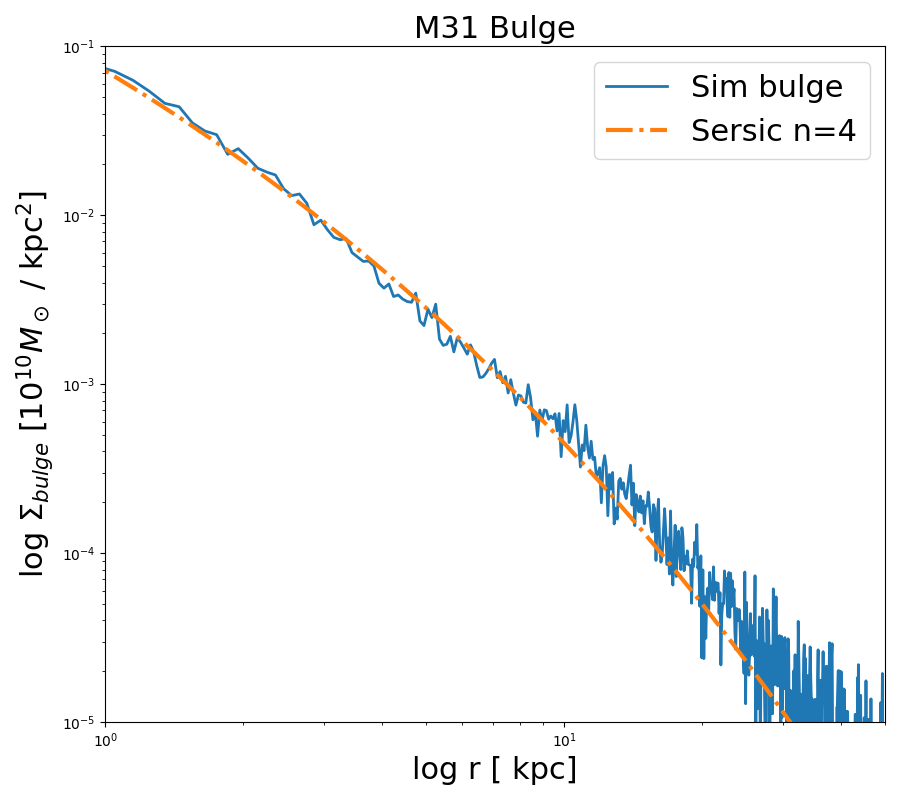

Write Python code to recreate this figure.



# In Class Lab 6
# Surface Brightness Profiles




# Load Modules
import numpy as np
import astropy.units as u

# import plotting modules
import matplotlib.pyplot as plt
import matplotlib
#get_ipython().run_line_magic('matplotlib', 'inline')

# my modules
from ReadFile import Read
from CenterOfMass import CenterOfMass
from MassProfile import MassProfile
from GalaxyMass import ComponentMass


# # Lab 6: Sersic Profiles
# 
# In this lab we will use Homework 5 solutions to compute the mass profile of M31's bulge. 
# 
# We will turn the mass profile into a density profile and see if we can fit it reasonably well with a sersic profile. 
print('## Part A ##')
# # Part A
# 
# Determine the Surface Mass Density Profile for the Simulated M31 bulge
# 
# a) find the positions and masses of all the bulge particles

# Create a center of mass object for M31
# I.e. an instance of the CenterOfMass class 
M31_COM = CenterOfMass('M31_000.txt', 3)
M31_COM_P = M31_COM.COM_P(0.1) #COM position for M31

# Use the center of mass object to 
# store the x, y, z, positions and mass of the bulge particles
# be sure to correct for the COM position of M31
#COM coords
x = M31_COM.x - M31_COM_P[0].value
y = M31_COM.y - M31_COM_P[1].value
z = M31_COM.z - M31_COM_P[2].value
m = M31_COM.m #units of 1e10 msol 


# b) Change the bulge particle positions into cylindrical coordinates



# Determine the positions of the bulge particles in 
# cylindrical coordinates. 

# c) determine the projected surface mass density profile
cyl_r = np.sqrt(x**2 + y**2 + z**2) #radius in cylindrical coords
cyl_theta = np.arctan(y,x) #theta in cylindrical coords


def SurfaceDensity(r,m):
    """ Function that computes the surface mass density profile
    given an array of particle masses and radii 
     
    PARMETERS
    ---------
        r : array of `floats` - cyclindrical radius [kpc]
        m : array of `floats` - particle masses [1e10 Msun] 
    
    RETURNS
    -------
        r_annuli : array of `floats` -  radial bins for the 
            annuli that correspond to the surface mass density profile
    
        sigma: array of `floats` - surface mass density profile 
         [1e10 Msun/kpc^2] 
        
       
    """
    
    # Create an array of radii that captures the extent of the bulge
    # 95% of max range of bulge
    radii = np.arange(0.1, 0.95 * r.max(), 0.1)

    # create a mask to select particles within each radius
    # np.newaxis creates a virtual axis to make cyl_r_mag 2 dimensional
    # so that all radii can be compared simultaneously
    # a way of avoiding a loop - returns a boolean 
    enc_mask = r[:, np.newaxis] < radii

    # calculate mass of bulge particles within each annulus.  
    # relevant particles will be selected by enc_mask (i.e., *1)
    # outer particles will be ignored (i.e., *0)
    # axis =0 flattens to 1D
    m_enc = np.sum(m[:, np.newaxis] * enc_mask, axis=0)

    # use the difference between m_enc at adjacent radii 
    # to get mass in each annulus
    m_annuli = np.diff(m_enc) # one element less then m_enc
    
    
    # Surface mass density of stars in the annulus
    # mass in annulus / surface area of the annulus. 
    # This is in units of 1e10
    sigma = m_annuli / (np.pi * (radii[1:]**2 - radii[:-1]**2))
    # array starts at 0, but here starting at 1 and
    # subtracting radius that ends one index earlier.
    
    # Define the range of annuli
    # here we choose the geometric mean between adjacent radii
    r_annuli = np.sqrt(radii[1:] * radii[:-1]) 

    return r_annuli, sigma




# Define the surface mass density profile for the simulated bulge
# and the corresponding annuli

r_annuli , sigmaM31bulge = SurfaceDensity(cyl_r,m)

print('## Part B ##')
# # Part B 
# 
# 

# a) Create a function called `sersicE` that returns the Sersic Profile in terms of the effective radius $R_e$ (i.e. the half light radius).
# 
# $I(r) = I_e exp^{-7.67 ( (r/R_e)^{1/n} - 1)}$
# 
# Where 
# 
# $ L = 7.2 I_e \pi R_e^2$
# 
# and  $R_e$ is the half light radius.  We will assume a mass to light ratio for the stellar bulge of 1, so this is also the half mass radius.
# 
# The function should take as input the radius, $R_e$, $n$ and the total stellar mass of the system.
# 



def sersicE(r, re, n, mtot):
    """ Function that computes the Sersic Profile for an Elliptical 
    System, assuming M/L ~ 1. As such, this function is also the 
    mass surface density profile. 
    
    PARMETERS
    ---------
        r: `float`
            Distance from the center of the galaxy (kpc) #cyl radii
        re: `float`
            The Effective radius (2D radius that contains 
            half the light) (kpc)
        n:  `float`
            sersic index
        mtot: `float`
            the total stellar mass (Msun)

    RETURNS
    -------
        I: `array of floats`
            the surface brightness/mass density
            profile for an elliptical in Lsun/kpc^2

    """
    #Assume M/L ratio of 1
    lum=mtot
    #effective surface brightness
    Ie = lum/7.27/np.pi/(re**2)
    
    #Write sersic profile
    a = (r/re)**(1/n)
    b = -7.67*(a-1)

    #Surface brightness
    I=Ie*np.exp(b)
    
    return I
    
    


# b) Compute the M31 Bulge Mass Profile using Homework 5 MassProfile
# 

# Create a mass profile object for M31
# using solution to Homework 5

M31mass = MassProfile("M31", 0)

# Determine the Bulge mass profile
# use the annuli defined for the surface mass density profile

bulge_mass = M31mass.massEnclosed(3,r_annuli).value #no units >:) <- evil unit removing face

# c) Determine the effective radius of the bulge. Compute the total mass using Component Mass, from the GalaxyMass code, and find the radius that contains half this mass. 



# Determine the total mass of the bulge

bulge_total = ComponentMass("M31_000.txt", 3)*1e12#fixes units
print(f'{bulge_total:.2e}') #All good here


# Find the effective radius of the bulge, 
# Re encloses half of the total bulge mass



# Half the total bulge mass

b_half = bulge_total/2
print(b_half)

# Find the indices where the bulge mass is larger than b_half

index = np.where(bulge_mass > b_half)

# take first index where Bulge Mass > b_half
# check : should match b_half

print(f"{bulge_mass[index][0]:.2e}")


# Define the Effective radius of the bulge

re_bulge = r_annuli[index][0] *3/4
print(re_bulge)
# d) Define the Sersic Profile for the M31 Bulge



# Sersic Index = 4
SersicM31Bulge = sersicE(r_annuli, re_bulge, 4, bulge_total)

# # Part D
# 
# a) Plot the simulated surface mass density profile of M31's bulge as a proxy for its surface brightness profile (M/L = 1) 
# 
# b) Plot the M31 Bulge Sersic Profile
# 



fig, ax = plt.subplots(figsize=(9, 8))

#adjust tick label font size
label_size = 22
matplotlib.rcParams['xtick.labelsize'] = label_size 
matplotlib.rcParams['ytick.labelsize'] = label_size


# Surface Density Profile
# YOU ADD HERE
ax.loglog(r_annuli, sigmaM31bulge, lw=2, label='Sim bulge')

# Sersic fit to the surface brightness Sersic fit
# YOU ADD HERE
ax.loglog(r_annuli, SersicM31Bulge/1e10, linestyle='-.', lw=3, label='Sersic n=4')


plt.xlabel('log r [ kpc]', fontsize=22)

# note the y axis units
plt.ylabel(r'log $\Sigma_{bulge}$ [$10^{10} M_\odot$ / kpc$^2$]', 
          fontsize=22)

plt.title('M31 Bulge', fontsize=22)

#set axis limits
plt.xlim(1,50)
plt.ylim(1e-5,0.1)

ax.legend(loc='best', fontsize=22)
fig.tight_layout()

plt.savefig('Lab6.png')
